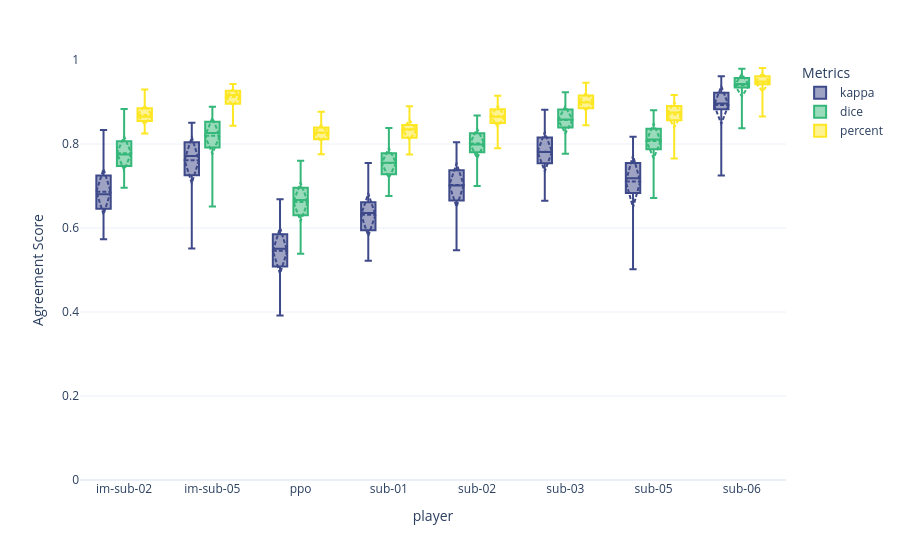

The cell this chart's notebook holds for it:
### Code cell
fig = plot_metrics_boxplot(results_player, 'player')
fig

### Figure 1 — Plotly figure (JSON) as saved in the notebook; plotly's stock layout.template omitted (floating-point values rounded to 4 significant figures; data arrays with more than 128 entries replaced by an {"elided": "..."} marker saying what was removed)
{"data": [{"alignmentgroup": "True", "boxmean": "sd", "boxpoints": false, "hovertemplate": "Metrics=kappa<br>player=%{x}<br>Agreement Score=%{y}<extra></extra>", "legendgroup": "kappa", "marker": {"color": "#3e4989"}, "name": "kappa", "notched": false, "offsetgroup": "kappa", "orientation": "v", "showlegend": true, "type": "box", "x": {"elided": "800 str values"}, "x0": " ", "xaxis": "x", "y": {"elided": "800 float values"}, "y0": " ", "yaxis": "y"}, {"alignmentgroup": "True", "boxmean": "sd", "boxpoints": false, "hovertemplate": "Metrics=dice<br>player=%{x}<br>Agreement Score=%{y}<extra></extra>", "legendgroup": "dice", "marker": {"color": "#35b779"}, "name": "dice", "notched": false, "offsetgroup": "dice", "orientation": "v", "showlegend": true, "type": "box", "x": {"elided": "800 str values"}, "x0": " ", "xaxis": "x", "y": {"elided": "800 float values"}, "y0": " ", "yaxis": "y"}, {"alignmentgroup": "True", "boxmean": "sd", "boxpoints": false, "hovertemplate": "Metrics=percent<br>player=%{x}<br>Agreement Score=%{y}<extra></extra>", "legendgroup": "percent", "marker": {"color": "#fde725"}, "name": "percent", "notched": false, "offsetgroup": "percent", "orientation": "v", "showlegend": true, "type": "box", "x": {"elided": "800 str values"}, "x0": " ", "xaxis": "x", "y": {"elided": "800 float values"}, "y0": " ", "yaxis": "y"}], "layout": {"boxmode": "group", "legend": {"title": {"text": "Metrics"}, "tracegroupgap": 0}, "margin": {"t": 60}, "xaxis": {"anchor": "y", "domain": [0, 1], "title": {"text": "player"}}, "yaxis": {"anchor": "x", "domain": [0, 1], "range": [0, 1], "title": {"text": "Agreement Score"}}}}
